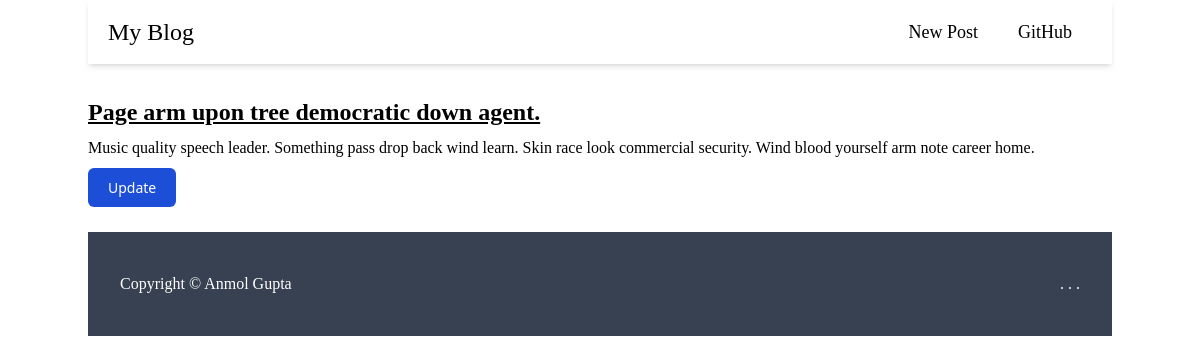
Screenshot of /post/3 with the database file from the repository.
### blog/models.py (models this page shows, shortened)
class Post(models.Model):
    title = models.CharField(max_length=100)
    content = models.TextField()

### blog/views.py (the view)
# urls.py: path("post/<int:id>", views.post_show, name = "show"),
def post_show(request, id):
    post = Post.objects.get(pk = id)
    return render(request, "post/show.html", {"post": post})

### templates/post/show.html (shortened to what this page needs)
{% extends 'layout.html' %}
{% block content %}
    <div class="max-w-screen-lg mx-auto my-8">
        <h2 class="text-2xl font-semibold underline mb-2">{{ post.title }}</h2>
        <p class="mb-4">{{ post.content }}</p>
        <a href="{% url 'update' post.pk %}" class="font-sans text-white bg-blue-700 hover:bg-blue-800 focus:ring-4 focus:outline-none focus:ring-blue-300 font-medium rounded-md text-sm w-full px-5 py-2.5 text-center">Update</a>
    </div>
{% endblock %}

### rows the page displays
Post: title "Page arm upon tree democratic down agent.", content "Music quality speech leader. Something pass drop back wind learn. Skin race look commercial security. Wind blood yourself arm note career home."
